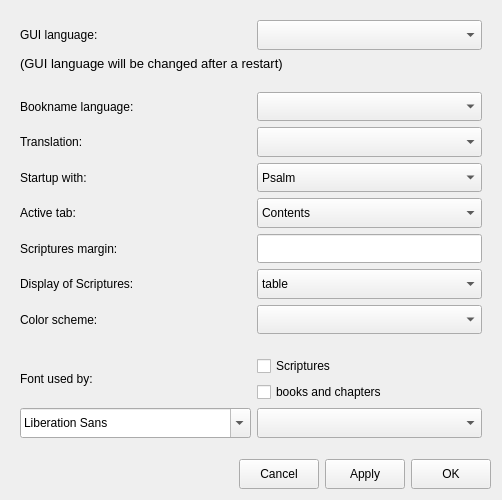
<?xml version="1.0" encoding="UTF-8"?>
<ui version="4.0">
 <class>SettingsWindow</class>
 <widget class="QWidget" name="SettingsWindow">
  <property name="geometry">
   <rect>
    <x>0</x>
    <y>0</y>
    <width>502</width>
    <height>500</height>
   </rect>
  </property>
  <property name="sizePolicy">
   <sizepolicy hsizetype="Preferred" vsizetype="Preferred">
    <horstretch>0</horstretch>
    <verstretch>0</verstretch>
   </sizepolicy>
  </property>
  <property name="minimumSize">
   <size>
    <width>450</width>
    <height>450</height>
   </size>
  </property>
  <property name="maximumSize">
   <size>
    <width>502</width>
    <height>500</height>
   </size>
  </property>
  <property name="windowTitle">
   <string>settings - SoulAnchor</string>
  </property>
  <property name="windowIcon">
   <iconset resource="soulanchor.qrc">
    <normaloff>:/data/img/anchor.png</normaloff>:/data/img/anchor.png</iconset>
  </property>
  <property name="styleSheet">
   <string notr="true"/>
  </property>
  <layout class="QVBoxLayout" name="verticalLayout">
   <item>
    <widget class="QFrame" name="frame">
     <property name="sizePolicy">
      <sizepolicy hsizetype="Preferred" vsizetype="Preferred">
       <horstretch>0</horstretch>
       <verstretch>0</verstretch>
      </sizepolicy>
     </property>
     <property name="styleSheet">
      <string notr="true"/>
     </property>
     <property name="frameShape">
      <enum>QFrame::NoFrame</enum>
     </property>
     <property name="frameShadow">
      <enum>QFrame::Raised</enum>
     </property>
     <property name="lineWidth">
      <number>0</number>
     </property>
     <layout class="QGridLayout" name="gridLayout">
      <property name="verticalSpacing">
       <number>6</number>
      </property>
      <item row="6" column="0">
       <widget class="QLabel" name="margin_lbl">
        <property name="sizePolicy">
         <sizepolicy hsizetype="Preferred" vsizetype="Preferred">
          <horstretch>0</horstretch>
          <verstretch>0</verstretch>
         </sizepolicy>
        </property>
        <property name="minimumSize">
         <size>
          <width>0</width>
          <height>28</height>
         </size>
        </property>
        <property name="maximumSize">
         <size>
          <width>300</width>
          <height>30</height>
         </size>
        </property>
        <property name="text">
         <string>Scriptures margin:</string>
        </property>
       </widget>
      </item>
      <item row="10" column="0" rowspan="2">
       <widget class="QLabel" name="font_lbl">
        <property name="sizePolicy">
         <sizepolicy hsizetype="Preferred" vsizetype="Preferred">
          <horstretch>0</horstretch>
          <verstretch>0</verstretch>
         </sizepolicy>
        </property>
        <property name="maximumSize">
         <size>
          <width>16777215</width>
          <height>30</height>
         </size>
        </property>
        <property name="text">
         <string>Font used by:</string>
        </property>
       </widget>
      </item>
      <item row="3" column="0">
       <widget class="QLabel" name="tl_lbl">
        <property name="sizePolicy">
         <sizepolicy hsizetype="Preferred" vsizetype="Preferred">
          <horstretch>0</horstretch>
          <verstretch>0</verstretch>
         </sizepolicy>
        </property>
        <property name="minimumSize">
         <size>
          <width>0</width>
          <height>28</height>
         </size>
        </property>
        <property name="maximumSize">
         <size>
          <width>300</width>
          <height>30</height>
         </size>
        </property>
        <property name="text">
         <string>Translation:</string>
        </property>
       </widget>
      </item>
      <item row="10" column="1">
       <widget class="QCheckBox" name="font_script_chkb">
        <property name="text">
         <string>Scriptures</string>
        </property>
       </widget>
      </item>
      <item row="8" column="1">
       <widget class="QComboBox" name="scheme_cb">
        <property name="sizePolicy">
         <sizepolicy hsizetype="Preferred" vsizetype="Preferred">
          <horstretch>0</horstretch>
          <verstretch>0</verstretch>
         </sizepolicy>
        </property>
        <property name="minimumSize">
         <size>
          <width>0</width>
          <height>28</height>
         </size>
        </property>
        <property name="maximumSize">
         <size>
          <width>500</width>
          <height>30</height>
         </size>
        </property>
       </widget>
      </item>
      <item row="11" column="1">
       <widget class="QCheckBox" name="font_bkch_chkb">
        <property name="text">
         <string>books and chapters</string>
        </property>
       </widget>
      </item>
      <item row="5" column="0">
       <widget class="QLabel" name="tab_lbl">
        <property name="sizePolicy">
         <sizepolicy hsizetype="Preferred" vsizetype="Preferred">
          <horstretch>0</horstretch>
          <verstretch>0</verstretch>
         </sizepolicy>
        </property>
        <property name="minimumSize">
         <size>
          <width>0</width>
          <height>28</height>
         </size>
        </property>
        <property name="maximumSize">
         <size>
          <width>300</width>
          <height>30</height>
         </size>
        </property>
        <property name="text">
         <string>Active tab:</string>
        </property>
        <property name="alignment">
         <set>Qt::AlignLeading|Qt::AlignLeft|Qt::AlignVCenter</set>
        </property>
        <property name="margin">
         <number>0</number>
        </property>
       </widget>
      </item>
      <item row="4" column="0">
       <widget class="QLabel" name="start_lbl">
        <property name="sizePolicy">
         <sizepolicy hsizetype="Preferred" vsizetype="Preferred">
          <horstretch>0</horstretch>
          <verstretch>0</verstretch>
         </sizepolicy>
        </property>
        <property name="minimumSize">
         <size>
          <width>0</width>
          <height>28</height>
         </size>
        </property>
        <property name="maximumSize">
         <size>
          <width>300</width>
          <height>30</height>
         </size>
        </property>
        <property name="text">
         <string>Startup with:</string>
        </property>
       </widget>
      </item>
      <item row="9" column="0" colspan="2">
       <widget class="QLabel" name="spacer">
        <property name="maximumSize">
         <size>
          <width>16777215</width>
          <height>10</height>
         </size>
        </property>
        <property name="text">
         <string/>
        </property>
       </widget>
      </item>
      <item row="4" column="1">
       <widget class="QComboBox" name="start_cb">
        <property name="sizePolicy">
         <sizepolicy hsizetype="Preferred" vsizetype="Preferred">
          <horstretch>0</horstretch>
          <verstretch>0</verstretch>
         </sizepolicy>
        </property>
        <property name="minimumSize">
         <size>
          <width>0</width>
          <height>28</height>
         </size>
        </property>
        <property name="maximumSize">
         <size>
          <width>500</width>
          <height>30</height>
         </size>
        </property>
        <property name="toolTip">
         <string notr="true"/>
        </property>
        <property name="currentText">
         <string notr="true">Psalm</string>
        </property>
        <item>
         <property name="text">
          <string notr="true">Psalm</string>
         </property>
        </item>
        <item>
         <property name="text">
          <string notr="true">Proverb</string>
         </property>
        </item>
        <item>
         <property name="text">
          <string notr="true">Letter</string>
         </property>
        </item>
        <item>
         <property name="text">
          <string notr="true">Reading Plan</string>
         </property>
        </item>
        <item>
         <property name="text">
          <string notr="true">nothing</string>
         </property>
        </item>
       </widget>
      </item>
      <item row="12" column="1">
       <widget class="QComboBox" name="font_size_cb">
        <property name="sizePolicy">
         <sizepolicy hsizetype="Preferred" vsizetype="Preferred">
          <horstretch>0</horstretch>
          <verstretch>0</verstretch>
         </sizepolicy>
        </property>
        <property name="minimumSize">
         <size>
          <width>0</width>
          <height>28</height>
         </size>
        </property>
        <property name="maximumSize">
         <size>
          <width>16777215</width>
          <height>30</height>
         </size>
        </property>
       </widget>
      </item>
      <item row="7" column="1">
       <widget class="QComboBox" name="display_cb">
        <property name="sizePolicy">
         <sizepolicy hsizetype="Preferred" vsizetype="Preferred">
          <horstretch>0</horstretch>
          <verstretch>0</verstretch>
         </sizepolicy>
        </property>
        <property name="minimumSize">
         <size>
          <width>0</width>
          <height>28</height>
         </size>
        </property>
        <property name="maximumSize">
         <size>
          <width>500</width>
          <height>30</height>
         </size>
        </property>
        <property name="toolTip">
         <string notr="true"/>
        </property>
        <property name="currentText">
         <string notr="true">table</string>
        </property>
        <item>
         <property name="text">
          <string notr="true">table</string>
         </property>
        </item>
        <item>
         <property name="text">
          <string notr="true">book</string>
         </property>
        </item>
       </widget>
      </item>
      <item row="0" column="1">
       <widget class="QComboBox" name="gui_lang_cb">
        <property name="sizePolicy">
         <sizepolicy hsizetype="Preferred" vsizetype="Preferred">
          <horstretch>0</horstretch>
          <verstretch>0</verstretch>
         </sizepolicy>
        </property>
        <property name="minimumSize">
         <size>
          <width>0</width>
          <height>28</height>
         </size>
        </property>
        <property name="maximumSize">
         <size>
          <width>500</width>
          <height>30</height>
         </size>
        </property>
        <property name="toolTip">
         <string notr="true"/>
        </property>
        <property name="currentText">
         <string notr="true"/>
        </property>
       </widget>
      </item>
      <item row="1" column="0" colspan="2">
       <widget class="QLabel" name="gui_restart_lbl">
        <property name="minimumSize">
         <size>
          <width>0</width>
          <height>30</height>
         </size>
        </property>
        <property name="font">
         <font>
          <pointsize>10</pointsize>
         </font>
        </property>
        <property name="text">
         <string>(GUI language will be changed after a restart)</string>
        </property>
        <property name="alignment">
         <set>Qt::AlignLeading|Qt::AlignLeft|Qt::AlignTop</set>
        </property>
        <property name="margin">
         <number>0</number>
        </property>
       </widget>
      </item>
      <item row="7" column="0">
       <widget class="QLabel" name="display_lbl">
        <property name="sizePolicy">
         <sizepolicy hsizetype="Preferred" vsizetype="Preferred">
          <horstretch>0</horstretch>
          <verstretch>0</verstretch>
         </sizepolicy>
        </property>
        <property name="minimumSize">
         <size>
          <width>0</width>
          <height>28</height>
         </size>
        </property>
        <property name="maximumSize">
         <size>
          <width>300</width>
          <height>30</height>
         </size>
        </property>
        <property name="text">
         <string>Display of Scriptures:</string>
        </property>
       </widget>
      </item>
      <item row="2" column="0">
       <widget class="QLabel" name="bkn_lang_lbl">
        <property name="sizePolicy">
         <sizepolicy hsizetype="Preferred" vsizetype="Preferred">
          <horstretch>0</horstretch>
          <verstretch>0</verstretch>
         </sizepolicy>
        </property>
        <property name="minimumSize">
         <size>
          <width>0</width>
          <height>28</height>
         </size>
        </property>
        <property name="maximumSize">
         <size>
          <width>300</width>
          <height>30</height>
         </size>
        </property>
        <property name="text">
         <string>Bookname language:</string>
        </property>
       </widget>
      </item>
      <item row="8" column="0">
       <widget class="QLabel" name="scheme_lbl">
        <property name="sizePolicy">
         <sizepolicy hsizetype="Preferred" vsizetype="Preferred">
          <horstretch>0</horstretch>
          <verstretch>0</verstretch>
         </sizepolicy>
        </property>
        <property name="minimumSize">
         <size>
          <width>0</width>
          <height>28</height>
         </size>
        </property>
        <property name="maximumSize">
         <size>
          <width>300</width>
          <height>30</height>
         </size>
        </property>
        <property name="text">
         <string>Color scheme:</string>
        </property>
       </widget>
      </item>
      <item row="5" column="1">
       <widget class="QComboBox" name="tab_cb">
        <property name="sizePolicy">
         <sizepolicy hsizetype="Preferred" vsizetype="Preferred">
          <horstretch>0</horstretch>
          <verstretch>0</verstretch>
         </sizepolicy>
        </property>
        <property name="minimumSize">
         <size>
          <width>0</width>
          <height>28</height>
         </size>
        </property>
        <property name="maximumSize">
         <size>
          <width>500</width>
          <height>30</height>
         </size>
        </property>
        <property name="toolTip">
         <string notr="true"/>
        </property>
        <property name="currentText">
         <string notr="true">Contents</string>
        </property>
        <item>
         <property name="text">
          <string notr="true">Contents</string>
         </property>
        </item>
        <item>
         <property name="text">
          <string notr="true">Search</string>
         </property>
        </item>
        <item>
         <property name="text">
          <string notr="true">Today</string>
         </property>
        </item>
       </widget>
      </item>
      <item row="12" column="0">
       <widget class="QFontComboBox" name="font_cb">
        <property name="sizePolicy">
         <sizepolicy hsizetype="Preferred" vsizetype="Preferred">
          <horstretch>0</horstretch>
          <verstretch>0</verstretch>
         </sizepolicy>
        </property>
        <property name="minimumSize">
         <size>
          <width>0</width>
          <height>28</height>
         </size>
        </property>
        <property name="maximumSize">
         <size>
          <width>300</width>
          <height>30</height>
         </size>
        </property>
        <property name="toolTip">
         <string notr="true"/>
        </property>
        <property name="fontFilters">
         <set>QFontComboBox::AllFonts</set>
        </property>
       </widget>
      </item>
      <item row="2" column="1">
       <widget class="QComboBox" name="bkn_lang_cb">
        <property name="sizePolicy">
         <sizepolicy hsizetype="Preferred" vsizetype="Preferred">
          <horstretch>0</horstretch>
          <verstretch>0</verstretch>
         </sizepolicy>
        </property>
        <property name="minimumSize">
         <size>
          <width>0</width>
          <height>28</height>
         </size>
        </property>
        <property name="maximumSize">
         <size>
          <width>500</width>
          <height>30</height>
         </size>
        </property>
        <property name="currentText">
         <string notr="true"/>
        </property>
       </widget>
      </item>
      <item row="6" column="1">
       <widget class="QLineEdit" name="margin_le">
        <property name="sizePolicy">
         <sizepolicy hsizetype="Preferred" vsizetype="Preferred">
          <horstretch>0</horstretch>
          <verstretch>0</verstretch>
         </sizepolicy>
        </property>
        <property name="minimumSize">
         <size>
          <width>0</width>
          <height>28</height>
         </size>
        </property>
        <property name="maximumSize">
         <size>
          <width>500</width>
          <height>30</height>
         </size>
        </property>
        <property name="maxLength">
         <number>32767</number>
        </property>
       </widget>
      </item>
      <item row="0" column="0">
       <widget class="QLabel" name="gui_lang_lbl">
        <property name="sizePolicy">
         <sizepolicy hsizetype="Preferred" vsizetype="Preferred">
          <horstretch>0</horstretch>
          <verstretch>0</verstretch>
         </sizepolicy>
        </property>
        <property name="minimumSize">
         <size>
          <width>0</width>
          <height>28</height>
         </size>
        </property>
        <property name="maximumSize">
         <size>
          <width>300</width>
          <height>30</height>
         </size>
        </property>
        <property name="toolTip">
         <string/>
        </property>
        <property name="text">
         <string>GUI language:</string>
        </property>
       </widget>
      </item>
      <item row="3" column="1">
       <widget class="QComboBox" name="tl_cb">
        <property name="sizePolicy">
         <sizepolicy hsizetype="Preferred" vsizetype="Preferred">
          <horstretch>0</horstretch>
          <verstretch>0</verstretch>
         </sizepolicy>
        </property>
        <property name="minimumSize">
         <size>
          <width>0</width>
          <height>28</height>
         </size>
        </property>
        <property name="maximumSize">
         <size>
          <width>500</width>
          <height>30</height>
         </size>
        </property>
        <property name="toolTip">
         <string notr="true"/>
        </property>
        <property name="currentText">
         <string notr="true"/>
        </property>
       </widget>
      </item>
     </layout>
    </widget>
   </item>
   <item>
    <layout class="QHBoxLayout" name="horizontalLayout">
     <property name="spacing">
      <number>6</number>
     </property>
     <property name="topMargin">
      <number>6</number>
     </property>
     <property name="bottomMargin">
      <number>0</number>
     </property>
     <item>
      <spacer name="horizontalSpacer">
       <property name="orientation">
        <enum>Qt::Horizontal</enum>
       </property>
       <property name="sizeType">
        <enum>QSizePolicy::Expanding</enum>
       </property>
       <property name="sizeHint" stdset="0">
        <size>
         <width>40</width>
         <height>20</height>
        </size>
       </property>
      </spacer>
     </item>
     <item>
      <widget class="QPushButton" name="can_btn">
       <property name="sizePolicy">
        <sizepolicy hsizetype="Preferred" vsizetype="Preferred">
         <horstretch>0</horstretch>
         <verstretch>0</verstretch>
        </sizepolicy>
       </property>
       <property name="minimumSize">
        <size>
         <width>80</width>
         <height>26</height>
        </size>
       </property>
       <property name="maximumSize">
        <size>
         <width>200</width>
         <height>30</height>
        </size>
       </property>
       <property name="text">
        <string>Cancel</string>
       </property>
      </widget>
     </item>
     <item>
      <widget class="QPushButton" name="apply_btn">
       <property name="sizePolicy">
        <sizepolicy hsizetype="Preferred" vsizetype="Preferred">
         <horstretch>0</horstretch>
         <verstretch>0</verstretch>
        </sizepolicy>
       </property>
       <property name="minimumSize">
        <size>
         <width>80</width>
         <height>26</height>
        </size>
       </property>
       <property name="maximumSize">
        <size>
         <width>200</width>
         <height>30</height>
        </size>
       </property>
       <property name="text">
        <string>Apply</string>
       </property>
      </widget>
     </item>
     <item>
      <widget class="QPushButton" name="ok_btn">
       <property name="sizePolicy">
        <sizepolicy hsizetype="Preferred" vsizetype="Preferred">
         <horstretch>0</horstretch>
         <verstretch>0</verstretch>
        </sizepolicy>
       </property>
       <property name="minimumSize">
        <size>
         <width>80</width>
         <height>26</height>
        </size>
       </property>
       <property name="maximumSize">
        <size>
         <width>200</width>
         <height>30</height>
        </size>
       </property>
       <property name="toolTip">
        <string notr="true"/>
       </property>
       <property name="text">
        <string>OK</string>
       </property>
      </widget>
     </item>
    </layout>
   </item>
  </layout>
 </widget>
 <tabstops>
  <tabstop>gui_lang_cb</tabstop>
  <tabstop>bkn_lang_cb</tabstop>
  <tabstop>tl_cb</tabstop>
  <tabstop>start_cb</tabstop>
  <tabstop>tab_cb</tabstop>
  <tabstop>margin_le</tabstop>
  <tabstop>display_cb</tabstop>
  <tabstop>font_cb</tabstop>
 </tabstops>
 <resources>
  <include location="soulanchor.qrc"/>
 </resources>
 <connections/>
</ui>
